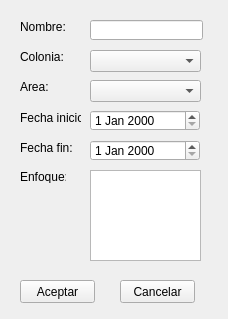
<?xml version="1.0" encoding="UTF-8"?>
<ui version="4.0">
 <class>Form</class>
 <widget class="QWidget" name="Form">
  <property name="geometry">
   <rect>
    <x>0</x>
    <y>0</y>
    <width>228</width>
    <height>319</height>
   </rect>
  </property>
  <property name="windowTitle">
   <string>Form</string>
  </property>
  <widget class="QLabel" name="nombreLbl">
   <property name="geometry">
    <rect>
     <x>20</x>
     <y>20</y>
     <width>46</width>
     <height>13</height>
    </rect>
   </property>
   <property name="text">
    <string>Nombre:</string>
   </property>
  </widget>
  <widget class="QLabel" name="coloniaLbl">
   <property name="geometry">
    <rect>
     <x>20</x>
     <y>50</y>
     <width>46</width>
     <height>13</height>
    </rect>
   </property>
   <property name="text">
    <string>Colonia:</string>
   </property>
  </widget>
  <widget class="QLabel" name="areaLbl">
   <property name="geometry">
    <rect>
     <x>20</x>
     <y>80</y>
     <width>46</width>
     <height>13</height>
    </rect>
   </property>
   <property name="text">
    <string>Area:</string>
   </property>
  </widget>
  <widget class="QLabel" name="fechaInicioLbl">
   <property name="geometry">
    <rect>
     <x>20</x>
     <y>110</y>
     <width>61</width>
     <height>16</height>
    </rect>
   </property>
   <property name="text">
    <string>Fecha inicio:</string>
   </property>
  </widget>
  <widget class="QLabel" name="fechaFinLbl">
   <property name="geometry">
    <rect>
     <x>20</x>
     <y>140</y>
     <width>61</width>
     <height>16</height>
    </rect>
   </property>
   <property name="text">
    <string>Fecha fin:</string>
   </property>
  </widget>
  <widget class="QLabel" name="enfoqueLbl">
   <property name="geometry">
    <rect>
     <x>20</x>
     <y>170</y>
     <width>46</width>
     <height>13</height>
    </rect>
   </property>
   <property name="text">
    <string>Enfoque:</string>
   </property>
  </widget>
  <widget class="QLineEdit" name="nombreTxt">
   <property name="geometry">
    <rect>
     <x>90</x>
     <y>20</y>
     <width>113</width>
     <height>20</height>
    </rect>
   </property>
  </widget>
  <widget class="QTextEdit" name="enfoqueTxt">
   <property name="geometry">
    <rect>
     <x>90</x>
     <y>170</y>
     <width>111</width>
     <height>91</height>
    </rect>
   </property>
  </widget>
  <widget class="QDateEdit" name="fechaInicioDate">
   <property name="geometry">
    <rect>
     <x>90</x>
     <y>140</y>
     <width>110</width>
     <height>21</height>
    </rect>
   </property>
  </widget>
  <widget class="QDateEdit" name="fechaFinDate">
   <property name="geometry">
    <rect>
     <x>90</x>
     <y>110</y>
     <width>110</width>
     <height>21</height>
    </rect>
   </property>
  </widget>
  <widget class="QComboBox" name="areaComboBox">
   <property name="geometry">
    <rect>
     <x>90</x>
     <y>80</y>
     <width>111</width>
     <height>22</height>
    </rect>
   </property>
  </widget>
  <widget class="QComboBox" name="coloniaComboBox">
   <property name="geometry">
    <rect>
     <x>90</x>
     <y>50</y>
     <width>111</width>
     <height>22</height>
    </rect>
   </property>
  </widget>
  <widget class="QPushButton" name="aceptarBtn">
   <property name="geometry">
    <rect>
     <x>20</x>
     <y>280</y>
     <width>75</width>
     <height>23</height>
    </rect>
   </property>
   <property name="text">
    <string>Aceptar</string>
   </property>
  </widget>
  <widget class="QPushButton" name="cancelarBtn">
   <property name="geometry">
    <rect>
     <x>120</x>
     <y>280</y>
     <width>75</width>
     <height>23</height>
    </rect>
   </property>
   <property name="text">
    <string>Cancelar</string>
   </property>
  </widget>
 </widget>
 <resources/>
 <connections>
  <connection>
   <sender>aceptarBtn</sender>
   <signal>clicked()</signal>
   <receiver>Form</receiver>
   <slot>agregarCurso()</slot>
   <hints>
    <hint type="sourcelabel">
     <x>87</x>
     <y>293</y>
    </hint>
    <hint type="destinationlabel">
     <x>105</x>
     <y>289</y>
    </hint>
   </hints>
  </connection>
  <connection>
   <sender>cancelarBtn</sender>
   <signal>clicked()</signal>
   <receiver>Form</receiver>
   <slot>cancelar()</slot>
   <hints>
    <hint type="sourcelabel">
     <x>190</x>
     <y>289</y>
    </hint>
    <hint type="destinationlabel">
     <x>208</x>
     <y>287</y>
    </hint>
   </hints>
  </connection>
 </connections>
 <slots>
  <slot>agregarCurso()</slot>
  <slot>cancelar()</slot>
 </slots>
</ui>
